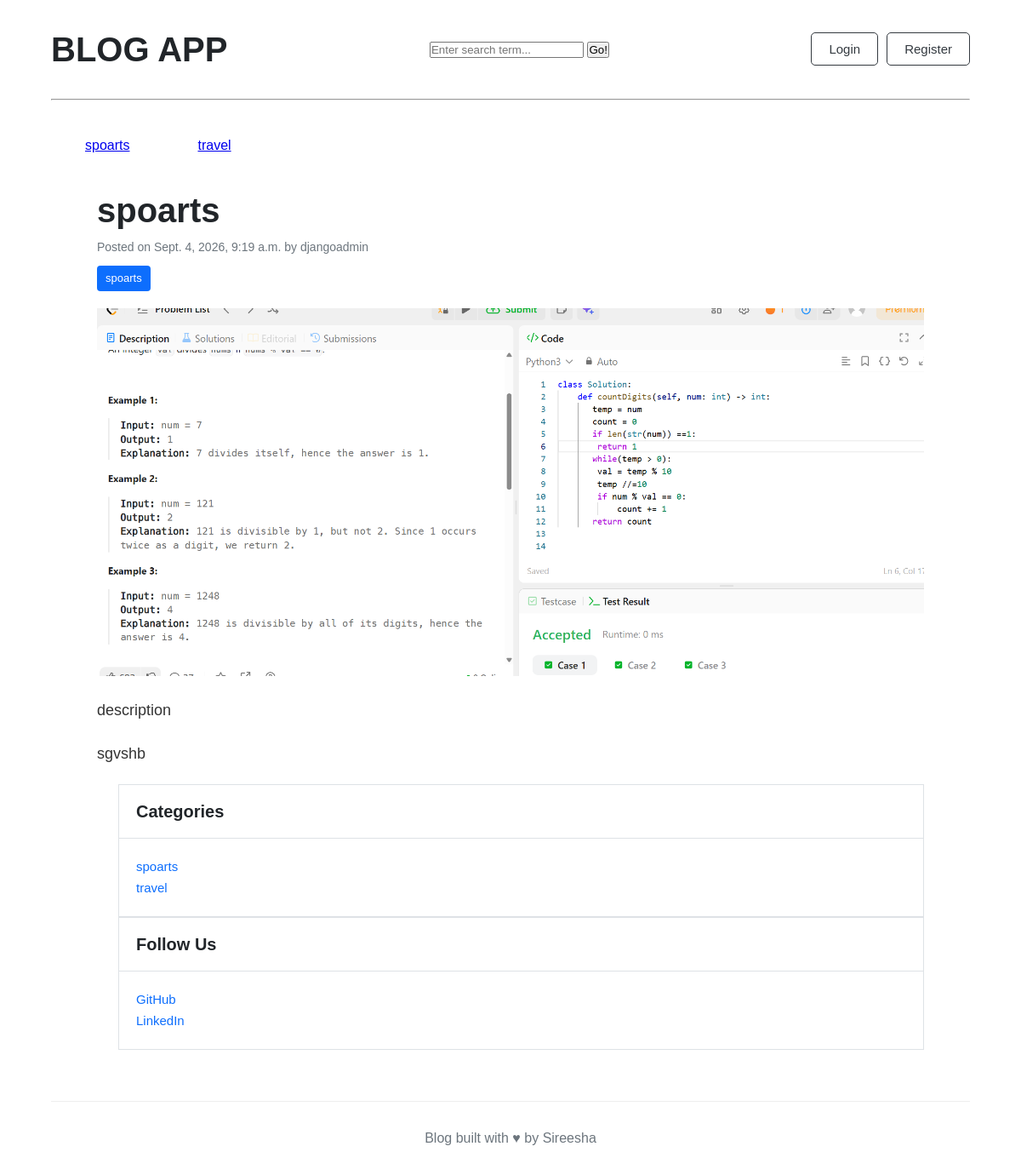
Before: /spoarts with the older database file.
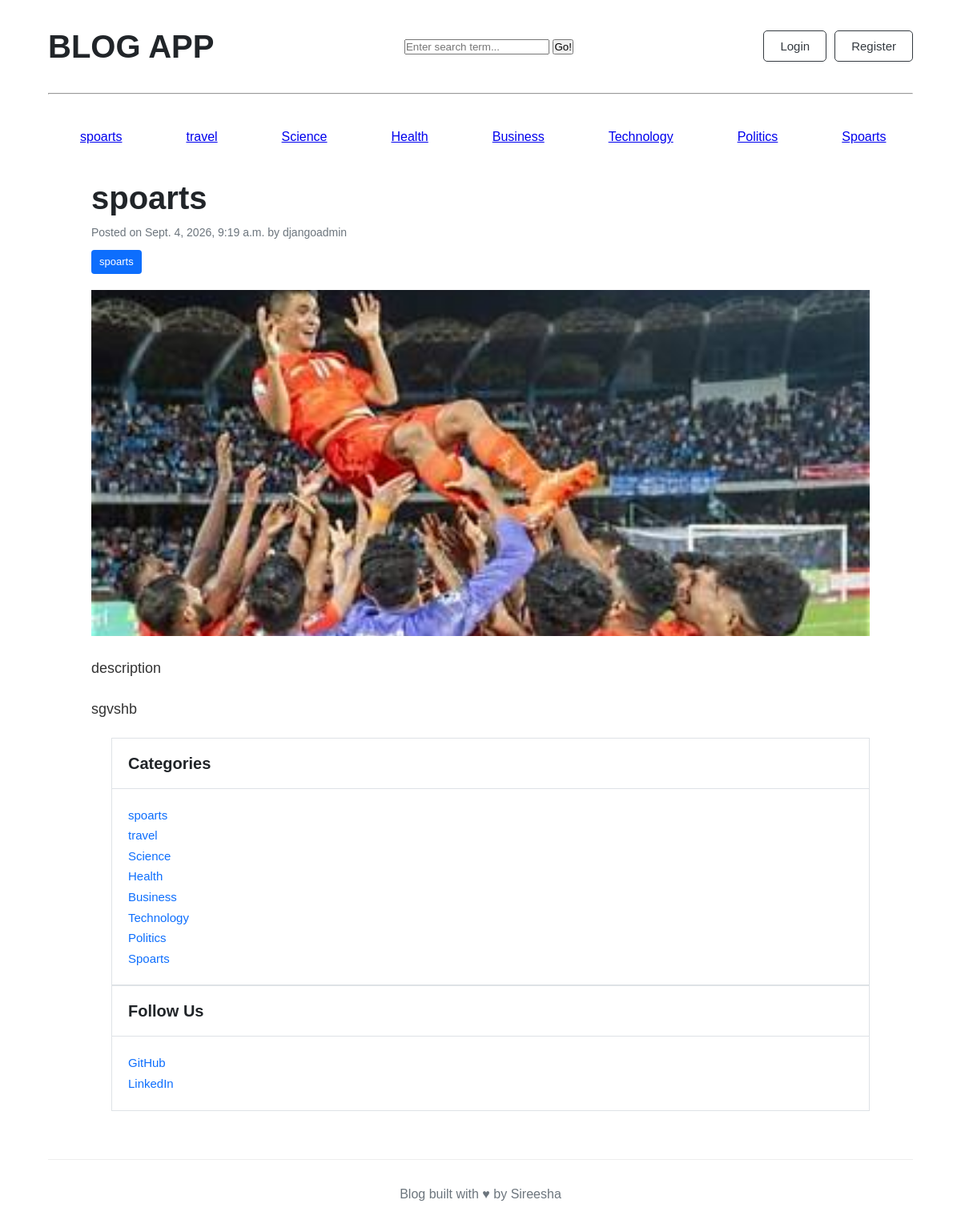
After: the same page with the newer database file.
### blogs/models.py (models this page shows, shortened)
class category(models.Model):
    category_name = models.CharField(max_length = 40,unique = True)
    created_at = models.DateTimeField(auto_now_add=True)
    updated_at = models.DateTimeField(auto_now = True)
    class Meta:
        verbose_name_plural='categories'
    def __str__(self):
        return self.category_name

class Blog(models.Model):
    title = models.CharField(max_length=100)
    slug = models.SlugField(max_length=150, unique=True, blank=True)
    category = models.ForeignKey(category, on_delete=models.CASCADE)
    author = models.ForeignKey(User, on_delete=models.CASCADE)
    featured_image = models.ImageField(upload_to='uploads/%Y/%m/%d')
    short_description = models.TextField(max_length=500)
    blog_body = models.TextField(max_length=2000)
    status = models.CharField(max_length=20, choices=STATUS_CHOICES, default="Draft")
    is_featured = models.BooleanField(default=False)
    created_at = models.DateTimeField(auto_now_add=True)
    updated_at = models.DateTimeField(auto_now=True)

### blogs/views.py (the view)
# urls.py: path('<slug:slug>',views.single_blog,name='single_blog'),
def single_blog(req,slug):
    slug_data = get_object_or_404(Blog,slug=slug)
    return render(req,'blogs.html',{'slug_data':slug_data})

### blogs/context_processors.py (called while the page is built)
def get_categories(request):
    categories = category.objects.all()
    return dict(categories=categories)

def searching(request):
    keyword = request.GET.get('keyword')
    print(keyword)
    return dict(keyword = keyword)

### blogs/Templates/blogs.html
{% extends 'base.html' %}
{% block content %}
<div class="container blog-detail-container mt-5">
    <div class="row">
        <div class="col-lg-8">
            <article>
                <header class="mb-4">
                    <h1 class="fw-bolder mb-1">
                        {{ slug_data.title }}
                    </h1>
                    <div class="text-muted fst-italic mb-2">
                        Posted on {{ slug_data.created_at }}
                        by {{ slug_data.author }}
                    </div>
                    <a
                        class="badge bg-primary text-decoration-none"
                        href="#"
                    >
                        {{ slug_data.category }}
                    </a>
                </header>
                <figure class="mb-4">
                    <img
                        class="img-fluid"
                        src="{{ slug_data.featured_image.url }}"
                        alt="{{ slug_data.title }}"
                    >
                </figure>
                <section class="mb-5">
                    <p class="fs-5 mb-4">
                        {{ slug_data.short_description }}
                    </p>
                    <p class="fs-5 mb-4">
                        {{ slug_data.blog_body }}
                    </p>
                </section>
            </article>
        </div>
        <div class="col-lg-4 sidebar">
            <div class="card mb-4">
                <div class="card-header">
                    Categories
                </div>
                <div class="card-body">
                    <div class="row">
                        {% for cat in categories %}
                        <div class="col-sm-6 mb-2">
                            <a href="{% url 'category_pages' cat.id %}">
                                {{ cat.category_name }}
                            </a>
                        </div>
                        {% endfor %}
                    </div>
                </div>
            </div>
            <div class="card mb-4">
                <div class="card-header">
                    Follow Us
                </div>
                <div class="card-body">
                    <ul class="list-unstyled mb-0">
                        <li class="mb-2">
                            <a href="#">
                                GitHub
                            </a>
                        </li>
                        <li>
                            <a href="#">
                                LinkedIn
                            </a>
                        </li>
                    </ul>
                </div>
            </div>
        </div>
    </div>
</div>
{% endblock %}

### blogs/Templates/base.html (shortened to what this page needs)
{% load static %}
<!DOCTYPE html>
<html lang="en">
<head>
<link rel="stylesheet" href="{% static 'css/blog.css' %}">
</head>
<body>
<main class="container">
    <div class="nav">
       <h2>BLOG APP</h2>
            <div class="card mb-4">
                <div class="card-body">
                    <form method="GET" action="{% url 'search'%}">
                        <div class="input-group">
                            <input class="form-control" type="text" value="{{keyword|default:''}}" name="keyword" placeholder="Enter search term...">
                            <button class="btn btn-primary"type="submit">
                                Go!
                            </button>
                        </div>
                    </form>
                </div>
            </div>
        <div class="buttons">
        <button>Login</button>
        <button>Register</button>
    </div>
</div>
<hr>
<div class="topics">
            {% for topic in  categories %}
               <a href="{% url 'category_pages' topic.id%}" style="margin:40px">{{topic.category_name}}</a>
            {% endfor %}
</div>
 {% block content %}
 {% endblock %}
<footer>
    <p>
        Blog built with ♥ by Sireesha
    </p>
</footer>
</body>
</html>

Changed rows visible on the page:
added category: category_name "Science"
added category: category_name "Health"
added category: category_name "Business"
added category: category_name "Technology"
added category: category_name "Politics"
added category: category_name "Spoarts"
changed Blog "spoarts": featured_image: a different picture
